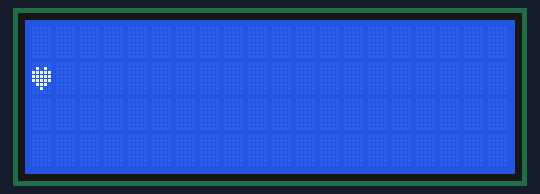
Recording of a sketch running on a simulated ESP32. On the bench: 20×4 character LCD. What the sketch prints to the serial monitor is not drawn.

Above: at 0.23 s.
At 0.84 s:
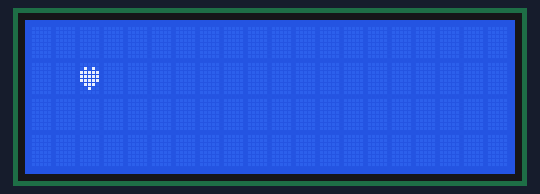
At 1.76 s:
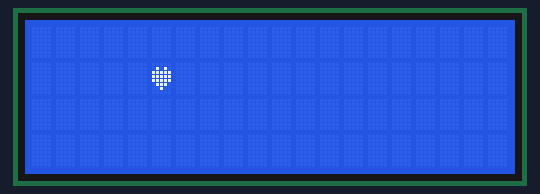
At 3.28 s:
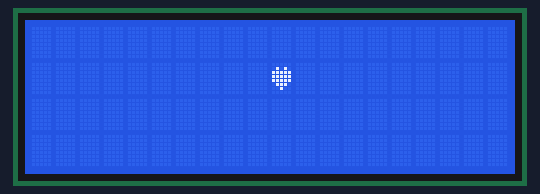
At 4.8 s:
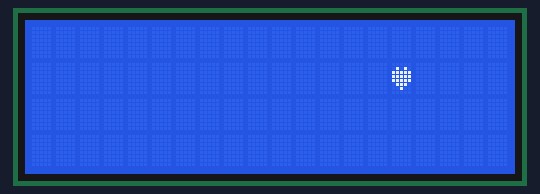
At 6.63 s:
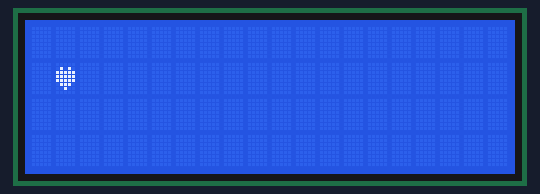

The sketch:

lcd_moving_heart.ino
```cpp
#include <Wire.h>
#include <LiquidCrystal_I2C.h>

LiquidCrystal_I2C lcd(0x27, 20, 4);

byte heart[8] = {
  0b00000,
  0b01010,
  0b11111,
  0b11111,
  0b11111,
  0b01110,
  0b00100,
  0b00000
};

void setup() {
  lcd.init();
  lcd.backlight();
  lcd.createChar(0, heart);

  lcd.setCursor(0, 0);
  lcd.print("I love you");

  Serial.begin(115200);
  Serial.println("Hello, ESP32!");


}

void loop() {
  for (int pos = 0; pos < 20; pos++)
  {
    lcd.clear();
    lcd.setCursor(pos, 1);
    lcd.write(byte(0));
    delay(300);
  }
}
```

Measured:
- by itself, everything shown: repeats every 6.1 s, in 20 steps
